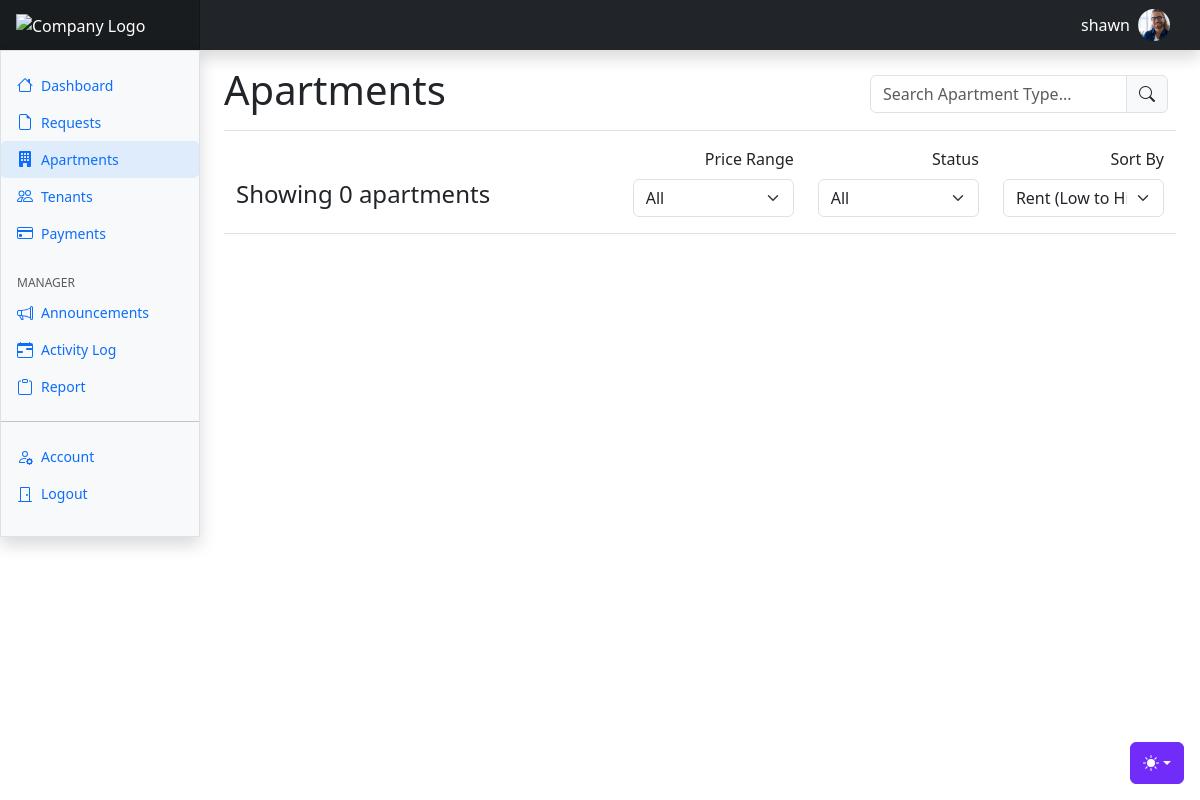
Page /app/index.php?page=manager.apartments (signed in) on the committed database.
### tables this page shows
CREATE TABLE `user` (
  `user_ID` int(11) NOT NULL,
  `tenant_ID` int(11) DEFAULT NULL,
  `staff_ID` int(11) DEFAULT NULL,
  `username` varchar(255) NOT NULL,
  `password` varchar(255) NOT NULL,
  `userRole` enum('Admin','Manager','Tenant') NOT NULL,
  `picDirectory` varchar(255) DEFAULT NULL
);

### app/index.php (the view, shortened to what this page needs)
<!doctype html>
<html lang="en" data-bs-theme="light">
<head>
  <link href="assets/dist/css/bootstrap.min.css" rel="stylesheet">
  <link href="assets/src/css/dashboard.css" rel="stylesheet">
  <link href="assets/src/css/themes.css" rel="stylesheet">
</head>
<body>
  <?php
      include ('core/themes.php');
      $role = $_SESSION['role'] ?? 'tenant';
      $dashboardPage = match ($role) {
          'admin' => 'index.php?page=admin.dashboard',
          'manager' => 'index.php?page=manager.dashboard',
          'tenant' => 'index.php?page=tenant.dashboard',
      };
  ?>
  <header class="navbar sticky-top bg-dark flex-md-nowrap p-0 shadow">
    <a class="navbar-brand col-md-3 col-lg-2 me-0 px-3 fs-6 text-white" href="<?= htmlspecialchars($dashboardPage) ?>">
        <img src="assets/src/svg/c.svg" alt="Company Logo" style="width: 100%; height: 80%">
    </a>
    <ul class="navbar-nav flex-row">
      <?php
        include 'core/database.php';
        $loggedInUserID = $_SESSION['user_id'] ?? null;
        $username = "";
        $picDirectory = "uploads/staff/placeholder.jpg";
        $query = "SELECT username, picDirectory FROM user WHERE user_ID = ?";
        $stmt = $conn->prepare($query);
        $stmt->bind_param('i', $loggedInUserID);
        $stmt->execute();
        $stmt->bind_result($username, $picDirectory);
        ?>
        <li class="nav-item text-nowrap d-none d-md-flex align-items-center text-white">
            <div class="navbar-nav">
                <span class="px-2"><?= htmlspecialchars($username) ?></span>
            </div>
            <a href="#" id="accountPictureTrigger" data-bs-toggle="modal" data-bs-target="#staffAccountModal">
              <?php $picDirectory = substr($picDirectory, 6); ?>
              <img src="<?php echo $picDirectory; ?>" class="img-fluid rounded-circle" style="width: 32px; height: 32px; object-fit: cover;" alt="Account Picture">
            </a>
        </li>
    </ul>
  </header>
  <?php
  if (isset($_SESSION['role'])) {
    switch ($_SESSION['role']) {
      case 'manager':
        $page = 'views/manager/manager.dashboard';
        break;
    }
    if (isset($_GET['page'])) {
      $page = $_GET['page'];
      include 'views/' .  $role . '/' . $page . '.php';
    } else {
      include $page . '.php';
    }
  }
  ?>
  </div>
  </div>
</body>
</html>

### app/assets/src/css/dashboard.css (style rules this page uses)
.navbar-brand { padding-top: .75rem; padding-bottom: .75rem; background-color: rgba(0, 0, 0, .25); box-shadow: inset -1px 0 0 rgba(0, 0, 0, .25); }

### app/assets/src/css/themes.css (style rules this page uses)
* { margin: 0px; padding: 0px; }

### app/index.php (style rules this page uses)
#accountPictureTrigger img { display: block; margin-right: 30px; }

### rows in the picture
user: username "shawn", picDirectory (picture)
